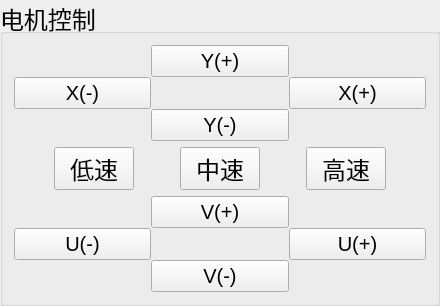
           <widget class="QGroupBox" name="groupBox_6">
            <property name="font">
             <font>
              <pointsize>18</pointsize>
             </font>
            </property>
            <property name="title">
             <string>电机控制</string>
            </property>
            <layout class="QVBoxLayout" name="verticalLayout_16" stretch="5,1,5">
             <item>
              <layout class="QGridLayout" name="gridLayout">
               <property name="spacing">
                <number>0</number>
               </property>
               <item row="0" column="0">
                <spacer name="horizontalSpacer_3">
                 <property name="orientation">
                  <enum>Qt::Horizontal</enum>
                 </property>
                 <property name="sizeType">
                  <enum>QSizePolicy::Expanding</enum>
                 </property>
                 <property name="sizeHint" stdset="0">
                  <size>
                   <width>40</width>
                   <height>20</height>
                  </size>
                 </property>
                </spacer>
               </item>
               <item row="0" column="1" colspan="3">
                <widget class="QPushButton" name="pushButton_6">
                 <property name="sizePolicy">
                  <sizepolicy hsizetype="Preferred" vsizetype="Preferred">
                   <horstretch>0</horstretch>
                   <verstretch>0</verstretch>
                  </sizepolicy>
                 </property>
                 <property name="font">
                  <font>
                   <pointsize>15</pointsize>
                  </font>
                 </property>
                 <property name="text">
                  <string>Y(+)</string>
                 </property>
                </widget>
               </item>
               <item row="0" column="4" colspan="2">
                <spacer name="horizontalSpacer_2">
                 <property name="orientation">
                  <enum>Qt::Horizontal</enum>
                 </property>
                 <property name="sizeType">
                  <enum>QSizePolicy::Expanding</enum>
                 </property>
                 <property name="sizeHint" stdset="0">
                  <size>
                   <width>40</width>
                   <height>20</height>
                  </size>
                 </property>
                </spacer>
               </item>
               <item row="1" column="0" colspan="2">
                <widget class="QPushButton" name="pushButton_10">
                 <property name="sizePolicy">
                  <sizepolicy hsizetype="Preferred" vsizetype="Preferred">
                   <horstretch>0</horstretch>
                   <verstretch>0</verstretch>
                  </sizepolicy>
                 </property>
                 <property name="font">
                  <font>
                   <pointsize>15</pointsize>
                  </font>
                 </property>
                 <property name="styleSheet">
                  <string notr="true">QPushButtn{background-color: rgb(85, 87, 83)}</string>
                 </property>
                 <property name="text">
                  <string>X(-)</string>
                 </property>
                </widget>
               </item>
               <item row="1" column="2">
                <spacer name="horizontalSpacer_4">
                 <property name="orientation">
                  <enum>Qt::Horizontal</enum>
                 </property>
                 <property name="sizeType">
                  <enum>QSizePolicy::Expanding</enum>
                 </property>
                 <property name="sizeHint" stdset="0">
                  <size>
                   <width>40</width>
                   <height>20</height>
                  </size>
                 </property>
                </spacer>
               </item>
               <item row="1" column="3" colspan="3">
                <widget class="QPushButton" name="pushButton_13">
                 <property name="sizePolicy">
                  <sizepolicy hsizetype="Preferred" vsizetype="Preferred">
                   <horstretch>0</horstretch>
                   <verstretch>0</verstretch>
                  </sizepolicy>
                 </property>
                 <property name="font">
                  <font>
                   <pointsize>15</pointsize>
                  </font>
                 </property>
                 <property name="text">
                  <string>X(+)</string>
                 </property>
                </widget>
               </item>
               <item row="2" column="0">
                <spacer name="horizontalSpacer_5">
                 <property name="orientation">
                  <enum>Qt::Horizontal</enum>
                 </property>
                 <property name="sizeType">
                  <enum>QSizePolicy::Expanding</enum>
                 </property>
                 <property name="sizeHint" stdset="0">
                  <size>
                   <width>40</width>
                   <height>20</height>
                  </size>
                 </property>
                </spacer>
               </item>
               <item row="2" column="2" colspan="3">
                <widget class="QPushButton" name="pushButton_14">
                 <property name="sizePolicy">
                  <sizepolicy hsizetype="Preferred" vsizetype="Preferred">
                   <horstretch>0</horstretch>
                   <verstretch>0</verstretch>
                  </sizepolicy>
                 </property>
                 <property name="font">
                  <font>
                   <pointsize>15</pointsize>
                  </font>
                 </property>
                 <property name="text">
                  <string>Y(-)</string>
                 </property>
                </widget>
               </item>
               <item row="2" column="5">
                <spacer name="horizontalSpacer_6">
                 <property name="orientation">
                  <enum>Qt::Horizontal</enum>
                 </property>
                 <property name="sizeType">
                  <enum>QSizePolicy::Expanding</enum>
                 </property>
                 <property name="sizeHint" stdset="0">
                  <size>
                   <width>40</width>
                   <height>20</height>
                  </size>
                 </property>
                </spacer>
               </item>
              </layout>
             </item>
             <item>
              <layout class="QHBoxLayout" name="horizontalLayout_23" stretch="0,10,15,10,15,10,0">
               <item>
                <spacer name="horizontalSpacer_15">
                 <property name="orientation">
                  <enum>Qt::Horizontal</enum>
                 </property>
                 <property name="sizeType">
                  <enum>QSizePolicy::Expanding</enum>
                 </property>
                 <property name="sizeHint" stdset="0">
                  <size>
                   <width>40</width>
                   <height>20</height>
                  </size>
                 </property>
                </spacer>
               </item>
               <item>
                <widget class="QPushButton" name="pushButton_19">
                 <property name="sizePolicy">
                  <sizepolicy hsizetype="Minimum" vsizetype="Preferred">
                   <horstretch>0</horstretch>
                   <verstretch>0</verstretch>
                  </sizepolicy>
                 </property>
                 <property name="text">
                  <string>低速</string>
                 </property>
                </widget>
               </item>
               <item>
                <spacer name="horizontalSpacer_13">
                 <property name="orientation">
                  <enum>Qt::Horizontal</enum>
                 </property>
                 <property name="sizeHint" stdset="0">
                  <size>
                   <width>40</width>
                   <height>20</height>
                  </size>
                 </property>
                </spacer>
               </item>
               <item>
                <widget class="QPushButton" name="pushButton_21">
                 <property name="sizePolicy">
                  <sizepolicy hsizetype="Minimum" vsizetype="Preferred">
                   <horstretch>0</horstretch>
                   <verstretch>0</verstretch>
                  </sizepolicy>
                 </property>
                 <property name="text">
                  <string>中速</string>
                 </property>
                </widget>
               </item>
               <item>
                <spacer name="horizontalSpacer_14">
                 <property name="orientation">
                  <enum>Qt::Horizontal</enum>
                 </property>
                 <property name="sizeHint" stdset="0">
                  <size>
                   <width>40</width>
                   <height>20</height>
                  </size>
                 </property>
                </spacer>
               </item>
               <item>
                <widget class="QPushButton" name="pushButton_20">
                 <property name="sizePolicy">
                  <sizepolicy hsizetype="Minimum" vsizetype="Preferred">
                   <horstretch>0</horstretch>
                   <verstretch>0</verstretch>
                  </sizepolicy>
                 </property>
                 <property name="text">
                  <string>高速</string>
                 </property>
                </widget>
               </item>
               <item>
                <spacer name="horizontalSpacer_28">
                 <property name="orientation">
                  <enum>Qt::Horizontal</enum>
                 </property>
                 <property name="sizeType">
                  <enum>QSizePolicy::Expanding</enum>
                 </property>
                 <property name="sizeHint" stdset="0">
                  <size>
                   <width>40</width>
                   <height>20</height>
                  </size>
                 </property>
                </spacer>
               </item>
              </layout>
             </item>
             <item>
              <layout class="QGridLayout" name="gridLayout_2">
               <property name="spacing">
                <number>0</number>
               </property>
               <item row="2" column="2" colspan="3">
                <widget class="QPushButton" name="pushButton_18">
                 <property name="sizePolicy">
                  <sizepolicy hsizetype="Preferred" vsizetype="Preferred">
                   <horstretch>0</horstretch>
                   <verstretch>0</verstretch>
                  </sizepolicy>
                 </property>
                 <property name="font">
                  <font>
                   <pointsize>15</pointsize>
                  </font>
                 </property>
                 <property name="text">
                  <string>V(-)</string>
                 </property>
                </widget>
               </item>
               <item row="2" column="5">
                <spacer name="horizontalSpacer_12">
                 <property name="orientation">
                  <enum>Qt::Horizontal</enum>
                 </property>
                 <property name="sizeType">
                  <enum>QSizePolicy::Expanding</enum>
                 </property>
                 <property name="sizeHint" stdset="0">
                  <size>
                   <width>40</width>
                   <height>20</height>
                  </size>
                 </property>
                </spacer>
               </item>
               <item row="0" column="4" colspan="2">
                <spacer name="horizontalSpacer_9">
                 <property name="orientation">
                  <enum>Qt::Horizontal</enum>
                 </property>
                 <property name="sizeType">
                  <enum>QSizePolicy::Expanding</enum>
                 </property>
                 <property name="sizeHint" stdset="0">
                  <size>
                   <width>40</width>
                   <height>20</height>
                  </size>
                 </property>
                </spacer>
               </item>
               <item row="1" column="3" colspan="3">
                <widget class="QPushButton" name="pushButton_17">
                 <property name="sizePolicy">
                  <sizepolicy hsizetype="Preferred" vsizetype="Preferred">
                   <horstretch>0</horstretch>
                   <verstretch>0</verstretch>
                  </sizepolicy>
                 </property>
                 <property name="font">
                  <font>
                   <pointsize>15</pointsize>
                  </font>
                 </property>
                 <property name="text">
                  <string>U(+)</string>
                 </property>
                </widget>
               </item>
               <item row="1" column="2">
                <spacer name="horizontalSpacer_10">
                 <property name="orientation">
                  <enum>Qt::Horizontal</enum>
                 </property>
                 <property name="sizeType">
                  <enum>QSizePolicy::Expanding</enum>
                 </property>
                 <property name="sizeHint" stdset="0">
                  <size>
                   <width>40</width>
                   <height>20</height>
                  </size>
                 </property>
                </spacer>
               </item>
               <item row="0" column="0">
                <spacer name="horizontalSpacer_8">
                 <property name="orientation">
                  <enum>Qt::Horizontal</enum>
                 </property>
                 <property name="sizeType">
                  <enum>QSizePolicy::Expanding</enum>
                 </property>
                 <property name="sizeHint" stdset="0">
                  <size>
                   <width>40</width>
                   <height>20</height>
                  </size>
                 </property>
                </spacer>
               </item>
               <item row="0" column="1" colspan="3">
                <widget class="QPushButton" name="pushButton_15">
                 <property name="sizePolicy">
                  <sizepolicy hsizetype="Preferred" vsizetype="Preferred">
                   <horstretch>0</horstretch>
                   <verstretch>0</verstretch>
                  </sizepolicy>
                 </property>
                 <property name="font">
                  <font>
                   <pointsize>15</pointsize>
                  </font>
                 </property>
                 <property name="text">
                  <string>V(+)</string>
                 </property>
                </widget>
               </item>
               <item row="1" column="0" colspan="2">
                <widget class="QPushButton" name="pushButton_16">
                 <property name="sizePolicy">
                  <sizepolicy hsizetype="Preferred" vsizetype="Preferred">
                   <horstretch>0</horstretch>
                   <verstretch>0</verstretch>
                  </sizepolicy>
                 </property>
                 <property name="font">
                  <font>
                   <pointsize>15</pointsize>
                  </font>
                 </property>
                 <property name="text">
                  <string>U(-)</string>
                 </property>
                </widget>
               </item>
               <item row="2" column="0">
                <spacer name="horizontalSpacer_11">
                 <property name="orientation">
                  <enum>Qt::Horizontal</enum>
                 </property>
                 <property name="sizeType">
                  <enum>QSizePolicy::Expanding</enum>
                 </property>
                 <property name="sizeHint" stdset="0">
                  <size>
                   <width>40</width>
                   <height>20</height>
                  </size>
                 </property>
                </spacer>
               </item>
              </layout>
             </item>
            </layout>
           </widget>
